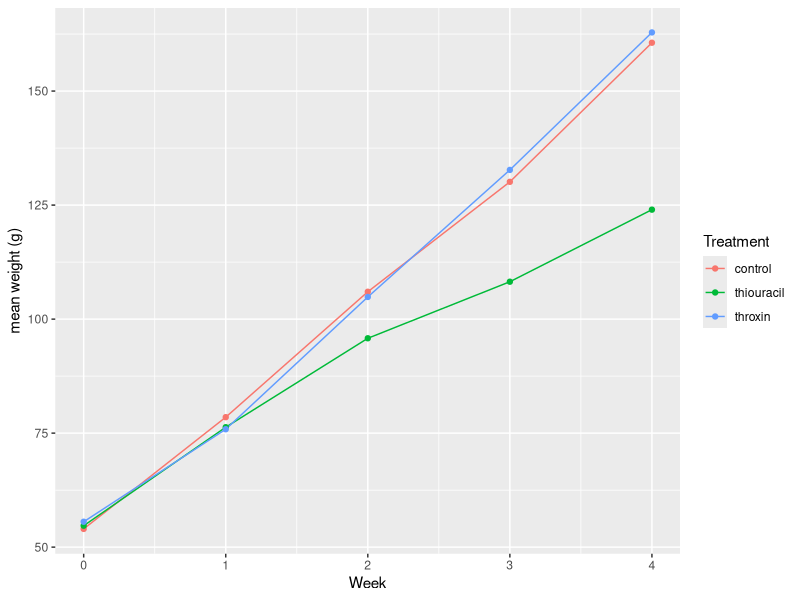
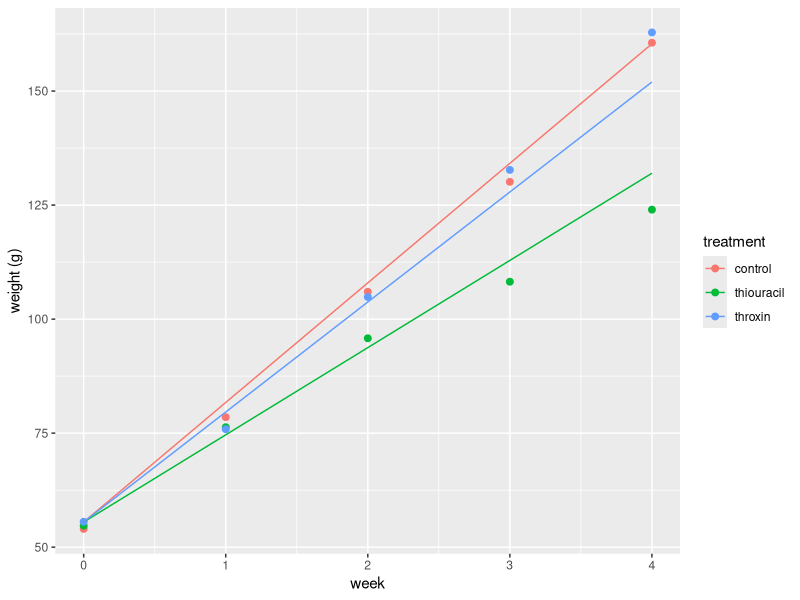
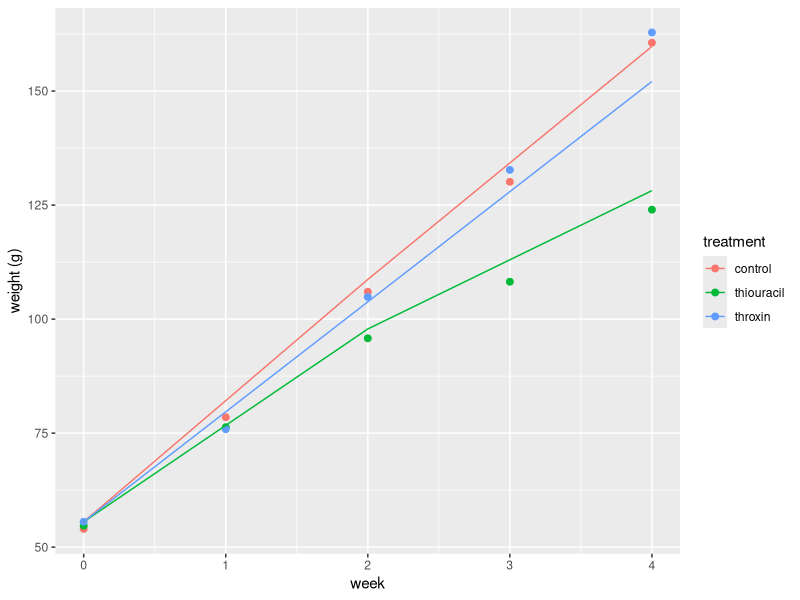

These charts were generated, in order, by the following R code:
library(foreign)
library(modelr)
library(tidyverse)
library(nlme)

# 6.1 In a study of weight gain (Box, 1950) investigators randomly assigne3d 30 rats to three treatment groups: treament 1 was a control (no additive); trements 2 and 3 consisted of two different additives (thiouracil and thyroxin respectively) to the rats drinking water. Weight, in grams was measured at baseline (week 0) ad at weeks 1, 2, 3, and 4. Due to an accident at the beginning of the study, data on 3 rats from the thyroxin group are unavaliable.
#
# The variable Group is coded 1 = control, 2 = thiouracil, and 3 = thyroxin.

# 6.1.1 On a single graph, contruct a time plot that displays the mean weight verus time (in weeks) for the three groups. Describe the general characteristics fo the time trend for the three groups.

data <- read.dta("../datasets/rat.dta")

data_new <- data %>%
  as_tibble() %>%
  gather(timepoint, weight, y1, y2, y3, y4, y5) %>%
  mutate(
    week = case_when(
      .$timepoint == "y1" ~ 0,
      .$timepoint == "y2" ~ 1,
      .$timepoint == "y3" ~ 2,
      .$timepoint == "y4" ~ 3,
      .$timepoint == "y5" ~ 4
    ),
    time = week + 1,
    group = case_when(
      .$group == 1 ~ "control",
      .$group == 2 ~ "thiouracil",
      .$group == 3 ~ "throxin"
    ),
    group = factor(group, levels = c("control", "thiouracil", "throxin"))
  )

data_new_summary <- data_new %>%
  group_by(group, week) %>%
  summarize(mean_weight = mean(weight))

p1 <- ggplot(data_new_summary, aes(x = week, y = mean_weight, color = group)) +
  geom_line() +
  geom_point() +
  labs(color = "Treatment", x = "Week", y = "mean weight (g)")

# control and throxin appear to have same slope
# thiouracil has lower slope and decreases further at after week 2

# 6.1.2 Read the data from the external file and put the data in "univariate" or "long" format, with five "records per subject.

# 6.1.3 Assume that the rate of increase in each group is approximately constant throught the duration of the study. Assuming an unstructed covariance matrix, construct a test of whether the rate of increase differs in the groups.
#
# B0 + x*B1 + group*B2
model1 <- gls(
  weight ~ week + group:week,
  corr = corSymm(, form = ~ time | id),
  data = data_new,
  weights = varIdent(form = ~ 1 | time)
)

data_new <- data_new %>%
  mutate(
    thiouracil.week = week * (group == "thiouracil"),
    throxin.week = week * (group == "throxin")
  )
  
model2 <- gls(
  weight ~ week + thiouracil.week + throxin.week,
  corr = corSymm(, form = ~ time | id),
  data = data_new,
  weights = varIdent(form = ~ 1 | time)
)

# model2 is the preferred method, because anova will test all coefficents against 0 giving better interpretation
# the rate of increase differs between the groups and thiouracil has a decreased rate

# 6.1.4 On a single graph, construct a time plot that displays the estimated mean weight verus time (in weeks) for the three treatment groups from the results generated from Problem 6.1.3

grid <- data_new %>%
  data_grid(group, week) %>%
  mutate(
    thiouracil.week = week * (group == "thiouracil"),
    throxin.week = week * (group == "throxin")
  ) %>%
  add_predictions(model2)

p2 <- ggplot(data_new_summary, aes(x = week, y = mean_weight, color = group)) + 
  geom_point(size = 2) +
  geom_line(data = grid, aes(y = pred, color = group)) +
  labs(color = "treatment", y = "weight (g)")

# 6.1.5 Base on the results from Problem 6.1.3, what is the estimated rate of increase in mean weight in the control group (group 1)? What is the estimated rate of increase n mean weight int he thiouracil group (group 2)? What is the estimated rate of increase in mean weight in the thyroxin group (group 3)?
#
# control = 26.21509
# thiouracil = 26.21509 - 7.09640
# throxin = 26.21509 - 2.09436

# 6.1.6 The study investigators conjectured that there would be an increase in weight, but that the rate of increase would level-off toward the end of the study. They also conjectured that this pattern of change may differ in the three treatment groups. Assuming unstructed covariance matrix, construct a test of this hypothesis.

data_new <- data_new %>%
  mutate(
    week2 = (week - 2) * (week >= 2),
    thiouracil.week2 = week2 * (group == "thiouracil"),
    throxin.week2 = week2 * (group == "throxin")
  )

model3 <- gls(
  weight ~ week + thiouracil.week + throxin.week + week2 + thiouracil.week2 + throxin.week2,
  corr = corSymm(, form = ~ time | id),
  weights = varIdent(form = ~ 1 | time),
  data = data_new
)

grid2 <- grid %>%
  select(-pred) %>%
  mutate(
    week2 = (week - 2) * (week >= 2),
    thiouracil.week2 = week2 * (group == "thiouracil"),
    throxin.week2 = week2 * (group == "throxin")
  ) %>%
  add_predictions(model3)

p3 <- ggplot(data_new_summary, aes(x = week, y = mean_weight, color = group)) + 
  geom_point(size = 2) +
  geom_line(data = grid2, aes(y = pred, color = group)) +
  labs(color = "treatment", y = "weight (g)")

# using a spline at week 2, we do see weight level off. This is seen by the week2 coefficient
# is found equal to -1.03022. There is no difference in rate between controls and throxin.
# Thiouracil has a decreased rate of weight gain contradicting the original conjecture.

# 6.1.7 Compare and contrast the result form Problems 6.1.3 and 6.1.6. Does a model with only a linear trend in tmie adequately account from the pattern of change in the three treatments groups? Provide results that support yoru conclusion.
  
model.spline <- gls(
  weight ~ week + thiouracil.week + throxin.week + week2 + thiouracil.week2 + throxin.week2,
  corr = corSymm(, form = ~ time | id),
  weights = varIdent(form = ~ 1 | time),
  data = data_new,
  method = "ML"
)

model.trend <- gls(
  weight ~ week + thiouracil.week + throxin.week,
  corr = corSymm(, form = ~ time | id),
  data = data_new,
  weights = varIdent(form = ~ 1 | time),
  method = "ML"

# model.spline is better according to the maximum liklihood test.

# 6.1.8 Given thre results of all the previous analyses, what conclusions can be drawn about the effect of the additives on the patterns of cahnge in weight?

# Thiouracil has no effect over time. Throxin decreases weight abnormally and then increases the rate of decrease after 2 weeks of administering the drug.
)
